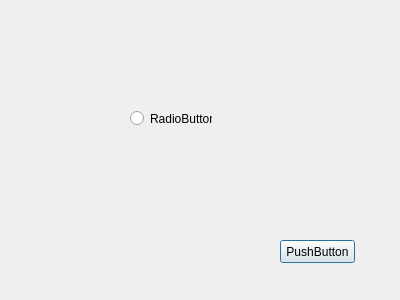
<?xml version="1.0" encoding="UTF-8"?>
<ui version="4.0">
 <class>Dialog</class>
 <widget class="QDialog" name="Dialog">
  <property name="geometry">
   <rect>
    <x>0</x>
    <y>0</y>
    <width>400</width>
    <height>300</height>
   </rect>
  </property>
  <property name="windowTitle">
   <string>Dialog</string>
  </property>
  <widget class="QPushButton" name="pushButton">
   <property name="geometry">
    <rect>
     <x>280</x>
     <y>240</y>
     <width>75</width>
     <height>23</height>
    </rect>
   </property>
   <property name="text">
    <string>PushButton</string>
   </property>
  </widget>
  <widget class="QRadioButton" name="radioButton">
   <property name="geometry">
    <rect>
     <x>130</x>
     <y>110</y>
     <width>82</width>
     <height>17</height>
    </rect>
   </property>
   <property name="text">
    <string>RadioButton</string>
   </property>
  </widget>
 </widget>
 <resources/>
 <connections/>
</ui>
